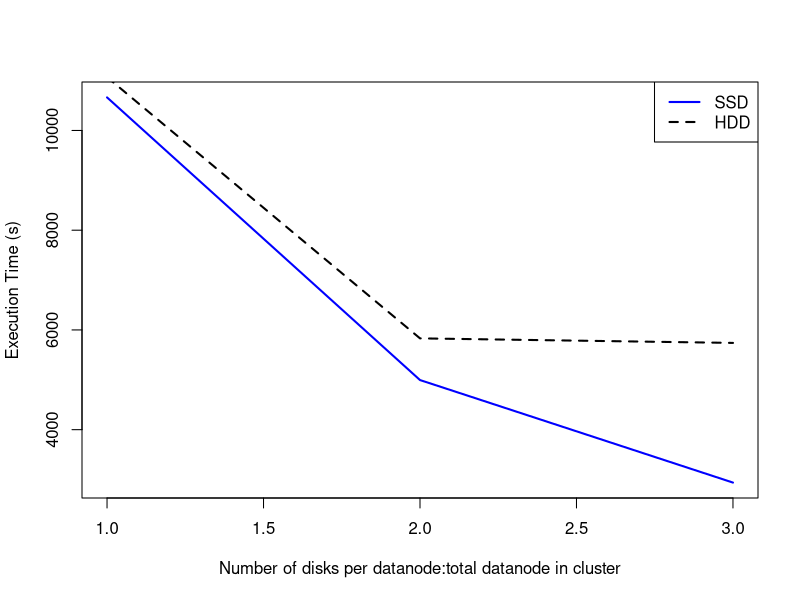

Write R code to recreate this figure.
##Where the file is saved
pdf("/home/hadoop/rough/MyGITProjects/PGA_EvaluationArchitecturePaper/Evaluation-architectures-for-big-data/LsuSamsungPaper/Figure/PerormanceData/Plots/SSDHDDDiffNode.pdf", family="Times")

#Read data from CSV
data <- read.csv(file="SSDHDDDiffNode.csv",head=TRUE,sep=",")

x <- 1:length(data$SSD)

lt <- c(1,2)

plot(x, data$SSD, type='l', col='blue', lwd=2, lty=lt[1], ann=FALSE)
lines(x, data$HDD, col='black', lwd=2, lty=lt[2])

title(xlab="Number of disks per datanode:total datanode in cluster")
title(ylab="Execution Time (s)")
#title(main="IOPS Over Time")

legend("topright", c("SSD", "HDD"), col=c("blue","black"), lwd=c(2,2), lty=lt)

#print(data$V5)
dev.off()
